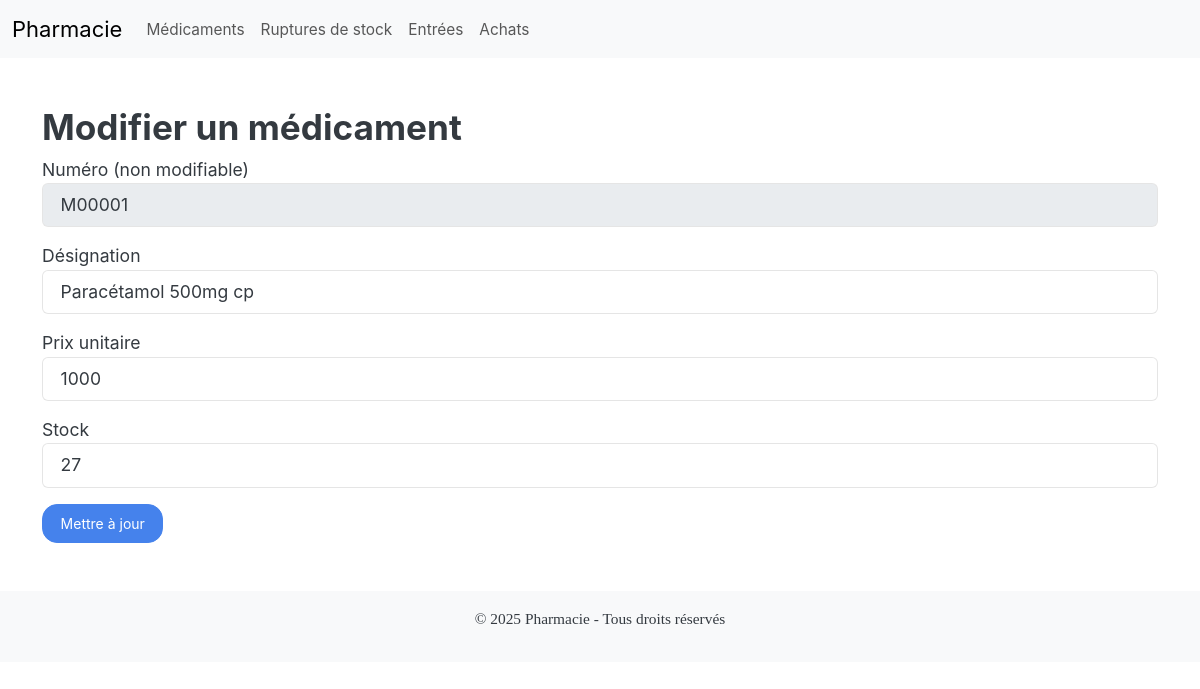
The page /index.php?action=edit&numMedoc=M00001 on the database its author committed.
### tables this page shows
CREATE TABLE `medicament` (
  `numMedoc` varchar(10) NOT NULL,
  `Design` varchar(100) DEFAULT NULL,
  `prix_unitaire` int(11) DEFAULT NULL,
  `stock` int(11) DEFAULT 0
);

### controllers/MedicamentController.php (called while the page is built, shortened)
<?php
class MedicamentController {
    private $model;
    public function __construct($db) {
        $this->model = new Medicament($db);
    }
    public function edit($numMedoc) {
        $this->model->numMedoc = $numMedoc;
        $stmt = $this->model->read();
        include_once 'views/medicament/edit.php';
    }
}
?>

### models/Medicament.php (called while the page is built, shortened)
<?php
class Medicament {
    private $conn;
    private $table = "MEDICAMENT";
    public function __construct($db) {
        $this->conn = $db;
    }
    public function read() {
        $query = "SELECT * FROM " . $this->table;
        $stmt = $this->conn->prepare($query);
        $stmt->execute();
        return $stmt;
    }
}
?>

### views/medicament/edit.php (the view)
<?php include_once 'header.php'; ?>
<h2>Modifier un médicament</h2>
<?php while ($row = $stmt->fetch(PDO::FETCH_ASSOC)) {
    if ($row['numMedoc'] == $this->model->numMedoc) { ?>
        <form method="post">
            <div class="mb-3">
                <label>Numéro (non modifiable)</label>
                <input type="text" name="numMedoc" class="form-control" value="<?php echo $row['numMedoc']; ?>" disabled>
            </div>
            <div class="mb-3">
                <label>Désignation</label>
                <input type="text" name="Design" class="form-control" value="<?php echo $row['Design']; ?>" required>
            </div>
            <div class="mb-3">
                <label>Prix unitaire</label>
                <input type="number" name="prix_unitaire" class="form-control" value="<?php echo $row['prix_unitaire']; ?>" required>
            </div>
            <div class="mb-3">
                <label>Stock</label>
                <input type="number" name="stock" class="form-control" value="<?php echo $row['stock']; ?>" required>
            </div>
            <button type="submit" class="btn btn-primary">Mettre à jour</button>
        </form>
<?php } } ?>
<?php include_once 'footer.php'; ?>

### rows shown on the page
medicament: numMedoc "M00001", Design "Paracétamol 500mg cp", prix_unitaire "1000", stock "27"
